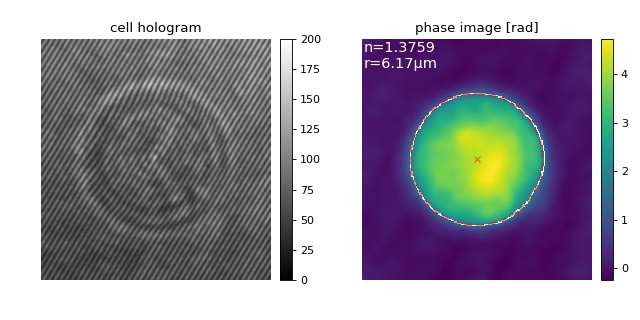

Generate this figure with Python:
"""Refractive index determination for a single cell

This example illustrates how qpsphere can be used to determine
the radius and refractive index of a spherical cell.
The hologram of the myeloid leukemia cell (HL60) shown was
recorded using digital holographic microscopy (DHM).
The setup used for recording this data is described in [1]_,
which also contains a description of the basic steps to determine
the position and radius of the cell and to subsequently compute
the average refractive index from the experimental phase data.
The experimental data is loaded and background-corrected using
:py:mod:`qpimage`.


.. [1] M. Schürmann, J. Scholze, P. Müller, C.J. Chan, A.E. Ekpenyong,
   K. Chalut, J. Guck, *Refractive index measurements of single,
   spherical cells using digital holographic microscopy* in Biophysical
   Methods in Cell Biology (ed. E.K. Paluch) 2015,
   `DOI:10.1016/bs.mcb.2014.10.016
   <https://dx.doi.org/10.1016/bs.mcb.2014.10.016>`_
"""
import matplotlib
import matplotlib.pylab as plt
import numpy as np
import qpimage
import qpsphere

# load the experimental data
edata = np.load("./data/hologram_cell.npy.npz")

# create QPImage instance
qpi = qpimage.QPImage(data=edata["data"],
                      bg_data=edata["bg_data"],
                      which_data="hologram",
                      meta_data={"wavelength": 633e-9,
                                 "pixel size": 0.107e-6,
                                 "medium index": 1.335
                                 }
                      )

# background correction
qpi.compute_bg(which_data=["amplitude", "phase"],
               fit_offset="fit",
               fit_profile="ramp",
               border_px=5,
               )

# perform edge detection, guess the cell radius: 10µm
n, r, (cx, cy), edge = qpsphere.edgefit.analyze(qpi=qpi,
                                                r0=10e-6,
                                                ret_center=True,
                                                ret_edge=True)

# Plot results
fig = plt.figure(figsize=(8, 4))
matplotlib.rcParams["image.interpolation"] = "bicubic"
holkw = {"cmap": "gray",
         "vmin": 0,
         "vmax": 200}
# plot hologram image
ax1 = plt.subplot(121, title="cell hologram")
map1 = ax1.imshow(edata["data"].T, **holkw)
plt.colorbar(map1, ax=ax1, fraction=.048, pad=0.04)
# plot phase image
ax2 = plt.subplot(122, title="phase image [rad]")
map2 = ax2.imshow(qpi.pha.T)
# show edge
edgeplot = np.ma.masked_where(edge==0, edge)
ax2.imshow(edgeplot.T, cmap="gray_r", interpolation="none")
# show fitted circle center
plt.plot(cx, cy, "xr", alpha=.5)
# show fitted circle perimeter
circle = plt.Circle((cx, cy), r/qpi["pixel size"],
                    color='r', fill=False, ls="dashed", lw=2, alpha=.5)
ax2.add_artist(circle)
# show fitting results as text
info = "n={:.4F}\nr={:.2f}µm".format(n,r*1e6)
ax2.text(.8, .8, info, color="w", fontsize="13", verticalalignment="top")
plt.colorbar(map2, ax=ax2, fraction=.048, pad=0.04)
# disable axes
[ax.axis("off") for ax in [ax1, ax2]]

plt.tight_layout()
plt.show()
